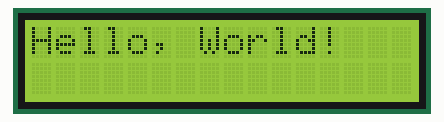
A sketch run on a simulated Arduino Uno, built with avr-gcc and run on an emulated ATmega328P. On the bench: 16×2 character LCD.

Above: at 0.1 s.
At 1.1 s:
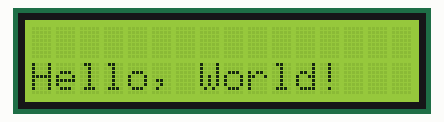

Measured:
- what the display in image 1 shows lasts 1.0 s, from 1.1 s to 2.1 s

The sketch:

TestLCDNodemcu11.ino
```cpp
#include <Wire.h>
#include <LiquidCrystal_I2C.h>
LiquidCrystal_I2C lcd(0x27, 2, 1, 0, 4, 5, 6, 7, 3, POSITIVE);    // set the LCD I2C address

void setup() {

lcd.begin(16,2);
}

void loop(){  lcd.setCursor(0, 0);
  // print message
  lcd.print("Hello, World!");
  delay(1000);
  // clears the display to print new message
  lcd.clear();
  // set cursor to first column, second row
  lcd.setCursor(0,1);
  lcd.print("Hello, World!");
  delay(1000);
  lcd.clear();
}
```
